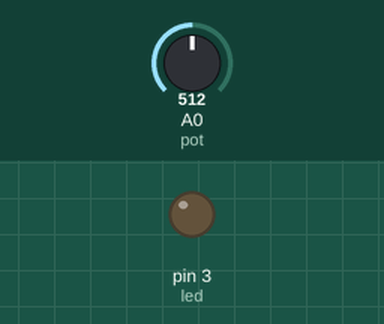
Simulated run of this sketch. Board: Arduino Uno, built with avr-gcc and run on an emulated ATmega328P. On the bench: output pins drawn as LEDs (lit = HIGH). Inputs (shaded band) come from the test bench; at power-on: A0 (pot) = 512.

Above: at 3.3 s.
3.4 s: A0 (pot) set to 105
At 3.78 s:
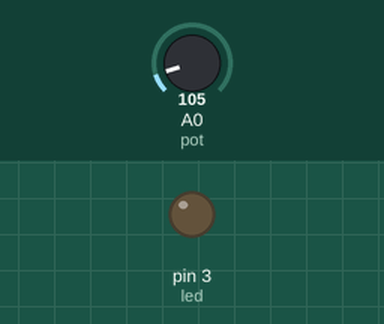
6.9 s: A0 (pot) set to 94
At 11.64 s:
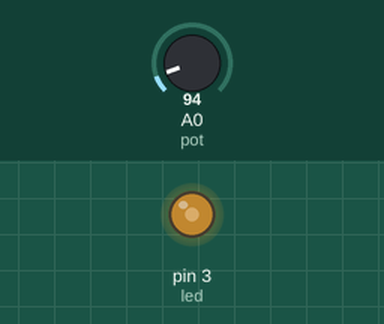
Timing chart, 0 to 16.4 s (numbered marks = the images above; inputs shaded):
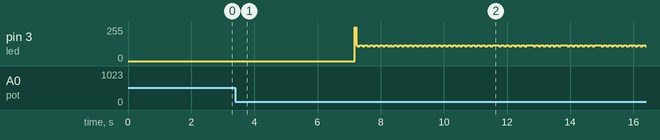

The sketch:

sketch_3f.ino
```cpp
/*
	Regolare la velocità di variazione di luminosità di un LED con un potenziometro.
*/

const int led = 3, pot = A0;
void setup ()
{
	pinMode(led, OUTPUT);	// impostiamo come out
	pinMode(pot, INPUT);
}

void loop ()
{
	int ledSpeed = analogRead(pot) / 100;

	for(int i=0; i<255; i++)
	{
		analogWrite(led, i);
		delay(ledSpeed);
	}

	for(int i=255; i>0; i--)
	{
		analogWrite(led, i);
		delay(ledSpeed);
	}
}
```

Measured:
- the behaviour switches between 100 and 99 on A0 (pot) (found by bisection; images 1 and 2)
- after the input at 3.4 s, pin 3 (led): stays 0/255 (without the input it goes to 154/255 after 3.5 s)
